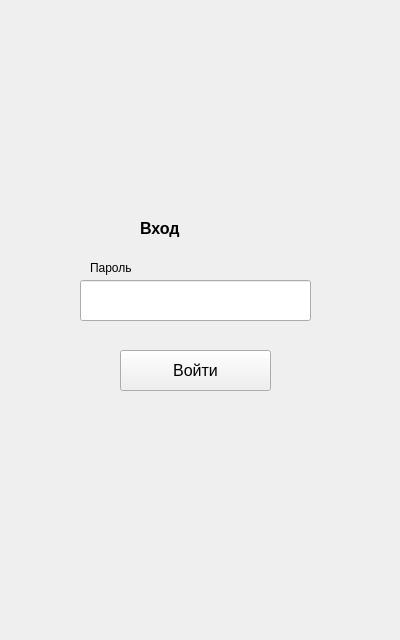
<?xml version="1.0" encoding="UTF-8"?>
<ui version="4.0">
 <class>Authentication</class>
 <widget class="QWidget" name="Authentication">
  <property name="geometry">
   <rect>
    <x>0</x>
    <y>0</y>
    <width>400</width>
    <height>640</height>
   </rect>
  </property>
  <property name="windowTitle">
   <string>Form</string>
  </property>
  <widget class="QPushButton" name="entranceButton">
   <property name="geometry">
    <rect>
     <x>120</x>
     <y>350</y>
     <width>151</width>
     <height>41</height>
    </rect>
   </property>
   <property name="font">
    <font>
     <pointsize>12</pointsize>
    </font>
   </property>
   <property name="text">
    <string>Войти</string>
   </property>
  </widget>
  <widget class="QLineEdit" name="passwordEdit">
   <property name="geometry">
    <rect>
     <x>80</x>
     <y>280</y>
     <width>231</width>
     <height>41</height>
    </rect>
   </property>
   <property name="font">
    <font>
     <pointsize>10</pointsize>
    </font>
   </property>
   <property name="echoMode">
    <enum>QLineEdit::Password</enum>
   </property>
  </widget>
  <widget class="QLabel" name="enterLabel">
   <property name="geometry">
    <rect>
     <x>140</x>
     <y>210</y>
     <width>100</width>
     <height>36</height>
    </rect>
   </property>
   <property name="font">
    <font>
     <pointsize>12</pointsize>
     <weight>75</weight>
     <bold>true</bold>
    </font>
   </property>
   <property name="text">
    <string>Вход</string>
   </property>
  </widget>
  <widget class="QLabel" name="errorLabel">
   <property name="geometry">
    <rect>
     <x>90</x>
     <y>320</y>
     <width>241</width>
     <height>20</height>
    </rect>
   </property>
   <property name="text">
    <string/>
   </property>
  </widget>
  <widget class="QLabel" name="label">
   <property name="geometry">
    <rect>
     <x>90</x>
     <y>260</y>
     <width>55</width>
     <height>16</height>
    </rect>
   </property>
   <property name="text">
    <string>Пароль</string>
   </property>
  </widget>
 </widget>
 <resources/>
 <connections/>
</ui>
